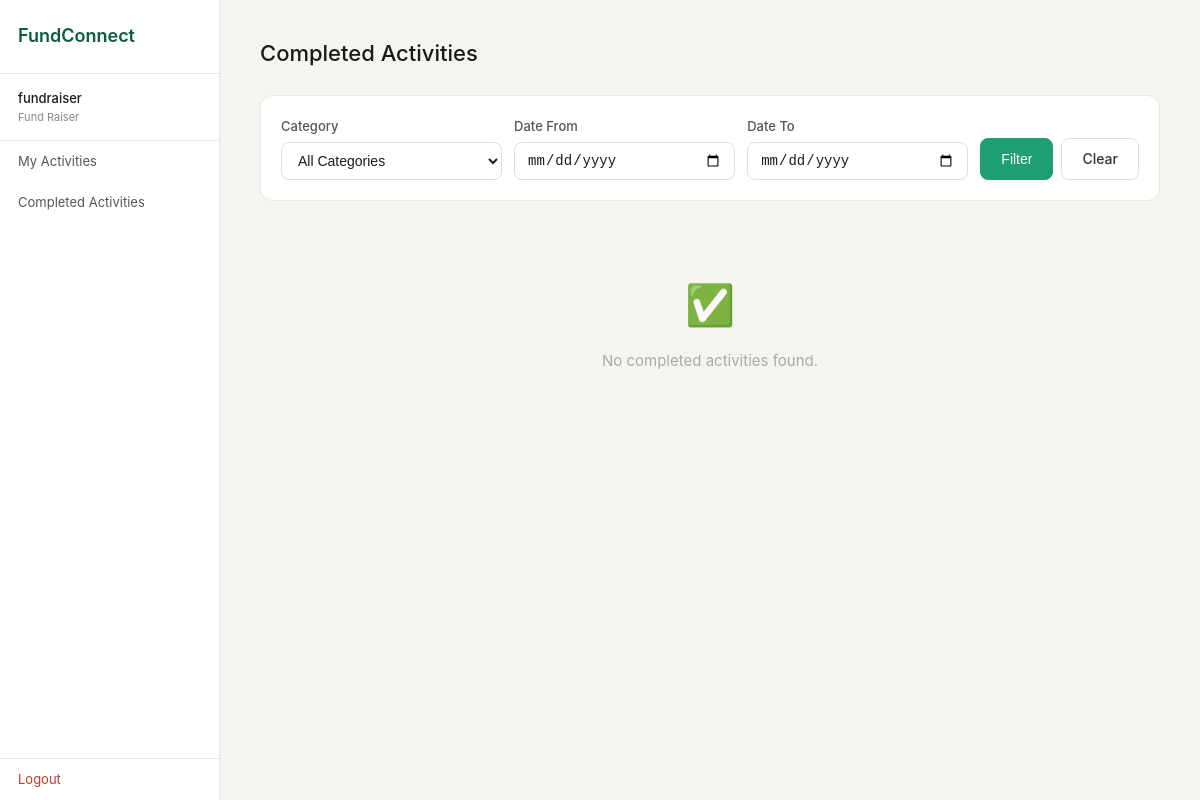
The page /fundraiser/completed (signed in) on the database as committed earlier.
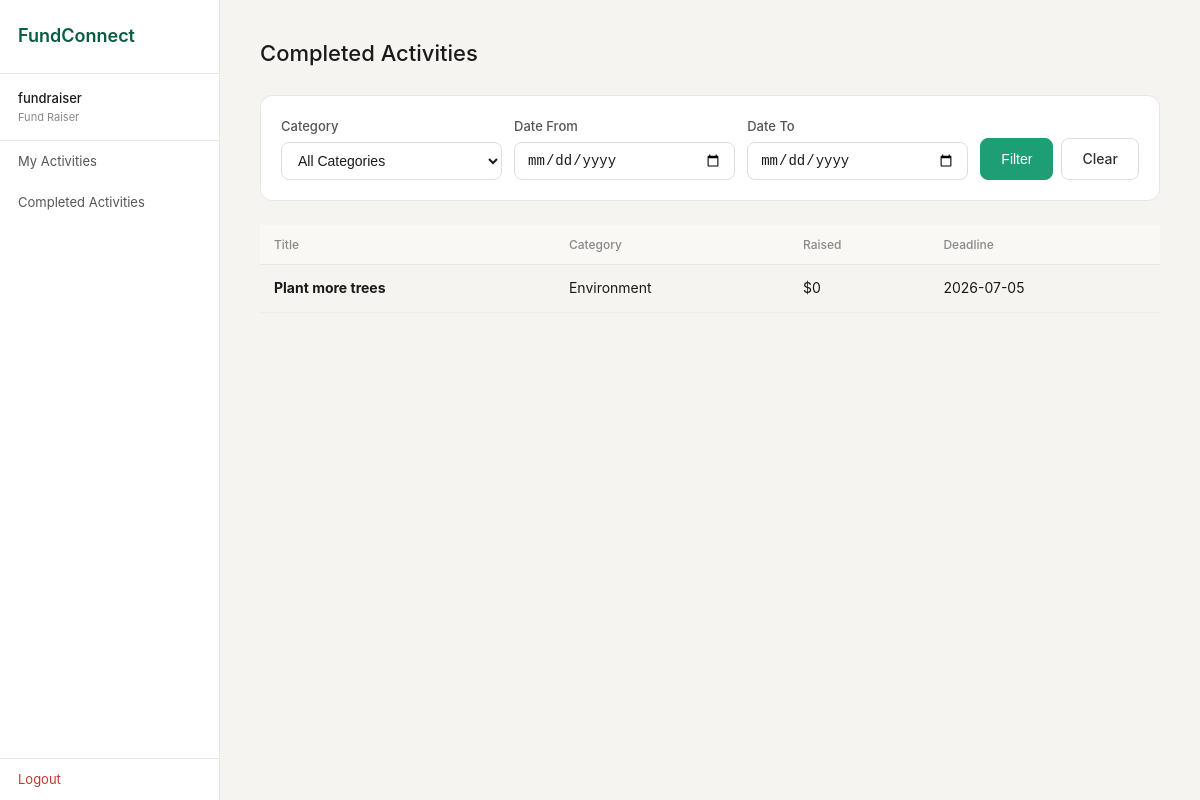
The same page on the database as committed later.
### tables this page shows
CREATE TABLE fundraising_activity (
                id              INTEGER PRIMARY KEY AUTOINCREMENT,
                title           TEXT NOT NULL,
                description     TEXT,
                target_amount   REAL NOT NULL,
                amount_raised   REAL DEFAULT 0,
                category_id     INTEGER REFERENCES fra_category(id),
                deadline        TEXT NOT NULL,
                status          TEXT NOT NULL DEFAULT 'Active',
                fundraiser_id   INTEGER REFERENCES user_account(id),
                view_count      INTEGER DEFAULT 0,
                shortlist_count INTEGER DEFAULT 0,
                created_at      TEXT DEFAULT (datetime('now'))
            );

CREATE TABLE fra_category (
                id          INTEGER PRIMARY KEY AUTOINCREMENT,
                name        TEXT NOT NULL UNIQUE,
                description TEXT,
                created_at  TEXT DEFAULT (datetime('now'))
            );

### boundary/app.py (the view)
@app.route("/fundraiser/completed")
def fr_completed():
    if "user_id" not in session or session["role"] != "Fund Raiser":
        return redirect(url_for("login"))
    category_id = request.args.get("category_id", "").strip()
    date_from = request.args.get("date_from", "").strip()
    date_to = request.args.get("date_to", "").strip()
    result = FundraisingActivityController.list_completed(
        fundraiser_id=session["user_id"],
        category_id=category_id or None,
        date_from=date_from or None,
        date_to=date_to or None,
    )
    cats = FundraisingActivityController.get_categories()["data"]
    return render_template("fr_completed.html",
                           activities=result["data"],
                           categories=cats,
                           selected_category=category_id,
                           date_from=date_from,
                           date_to=date_to)

### boundary/templates/fr_completed.html (shortened to what this page needs)
{% extends "base.html" %}
{% block content %}
<div class="page-header">
  <h1 class="page-title">Completed Activities</h1>
</div>
<form method="GET" style="background: #fff; border: 1px solid #e8e6e0; border-radius: 12px; padding: 20px; margin-bottom: 24px;">
  <div style="display: grid; grid-template-columns: 1fr 1fr 1fr auto; gap: 12px; align-items: end;">
    <div class="form-group" style="margin: 0;">
      <label>Category</label>
      <select name="category_id">
        <option value="">All Categories</option>
      </select>
    </div>
    <div class="form-group" style="margin: 0;">
      <label>Date From</label>
      <input type="date" name="date_from" value="{{ date_from }}">
    </div>
    <div class="form-group" style="margin: 0;">
      <label>Date To</label>
      <input type="date" name="date_to" value="{{ date_to }}">
    </div>
    <div style="display: flex; gap: 8px;">
      <button class="btn btn-primary" type="submit" style="width: auto;">Filter</button>
      <a href="{{ url_for('fr_completed') }}" class="btn">Clear</a>
    </div>
  </div>
</form>
{% if activities %}
<div class="table-wrap">
  <table>
    <thead>
      <tr>
        <th>Title</th>
        <th>Category</th>
        <th>Raised</th>
        <th>Deadline</th>
      </tr>
    </thead>
    <tbody>
      {% for a in activities %}
      <tr style="cursor: pointer;"
          onclick="window.location='{{ url_for('fr_completed_view', aid=a.id) }}'">
        <td><strong>{{ a.title }}</strong></td>
        <td>{{ a.category_name or '—' }}</td>
        <td>${{ '{:,.0f}'.format(a.amount_raised) }}</td>
        <td>{{ a.deadline }}</td>
      </tr>
      {% endfor %}
    </tbody>
  </table>
</div>
{% else %}
<div class="empty-state">
  <div class="empty-icon">✅</div>
  <p>No completed activities found.</p>
</div>
{% endif %}
{% endblock %}

Rows that differ between the two databases and show on the page:
added fundraising_activity: title "Plant more trees", name "Environment", amount_raised "0", deadline "2026-07-05"
Other text that changed with them:
text no longer shown: "✅ No completed activities found."
text now shown: "Title Category Raised Deadline"
